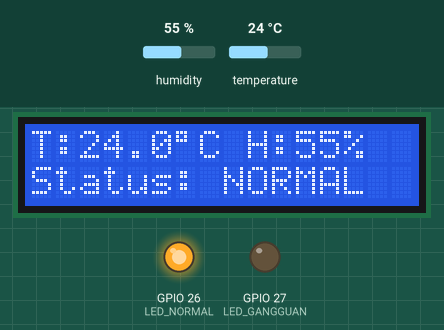
The sketch below on a simulated ESP32. On the bench: 16×2 character LCD, output pins drawn as LEDs (lit = HIGH). Inputs (shaded band) come from the test bench; at power-on: temperature 24 °C, humidity 55 %.

Above: at 2.8 s.
2.9 s: temperature set to 16 °C
At 7.2 s:
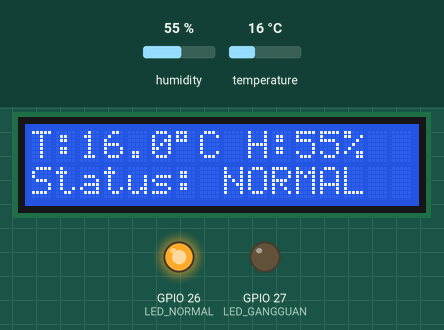
7.7 s: temperature set to 13 °C
At 11.4 s:
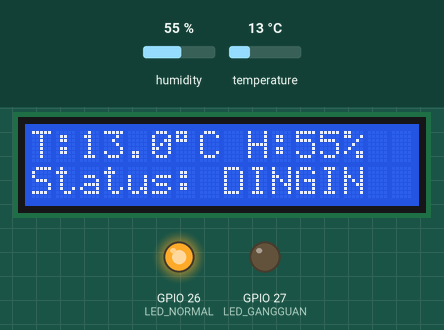
12.5 s: temperature set to 28 °C
At 14.4 s:
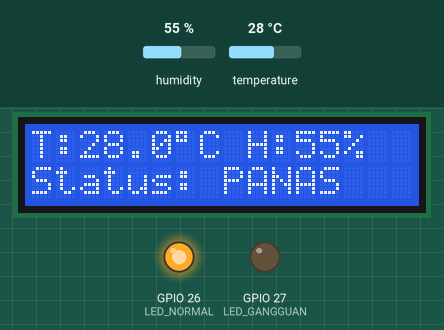
17.3 s: humidity set to 22 %
At 18.7 s:
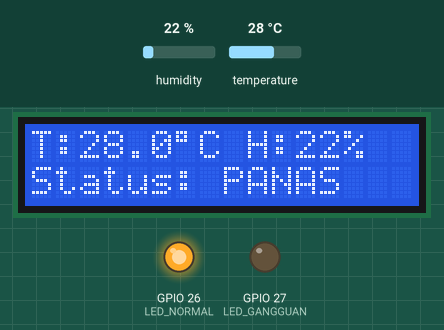
Timing chart, 0 to 20.3 s (numbered marks = the images above; inputs shaded):
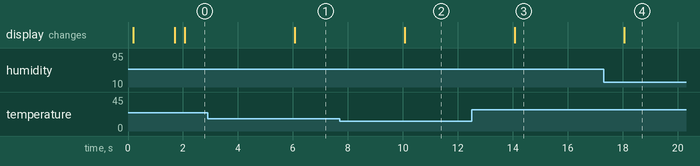

The sketch:

sensorbuaru.ino
```cpp
// =====================================================
// ESP32 1: SENSOR + LCD + UART + ANOMALI OUTPUT
// =====================================================

#include <Wire.h>
#include <LiquidCrystal_I2C.h>
#include <DHT.h>

// =====================================================
// PIN CONFIG
// =====================================================
#define DHTPIN 18
#define DHTTYPE DHT11

#define SDA_PIN 23
#define SCL_PIN 19

#define LED_NORMAL 26
#define LED_GANGGUAN 27
#define BUZZER 25

// UART
HardwareSerial SerialESP(2);
#define UART_RX 4
#define UART_TX 2
#define UART_BAUD 9600

// =====================================================
// THRESHOLD
// =====================================================
const float BATAS_PANAS = 27.0;
const float BATAS_DINGIN = 15.0;

// =====================================================
// TIMER
// =====================================================
const unsigned long INTERVAL_SENSOR = 300000UL; // 5 menit
const unsigned long INTERVAL_LCD = 2000UL;      // 2 detik

unsigned long lastSensorMillis = 0;
unsigned long lastLCDMillis = 0;

// =====================================================
// OBJECT
// =====================================================
LiquidCrystal_I2C lcd(0x27, 16, 2);
DHT dht(DHTPIN, DHTTYPE);

// =====================================================
// DATA
// =====================================================
float suhu = 0.0;
float hum = 0.0;

enum Kondisi { NORMAL, PANAS, DINGIN };
Kondisi kondisi = NORMAL;

// =====================================================
// KONVERSI STATUS
// =====================================================
String kondisiToString(Kondisi k) {
  if (k == PANAS) return "PANAS";
  if (k == DINGIN) return "DINGIN";
  return "NORMAL";
}

// =====================================================
// SENSOR READ
// =====================================================
bool bacaSensor() {
  suhu = dht.readTemperature();
  hum = dht.readHumidity();

  if (isnan(suhu) || isnan(hum)) return false;
  return true;
}

// =====================================================
// KLASIFIKASI
// =====================================================
void tentukanKondisi() {
  if (suhu > BATAS_PANAS) kondisi = PANAS;
  else if (suhu < BATAS_DINGIN) kondisi = DINGIN;
  else kondisi = NORMAL;
}

// =====================================================
// ALARM
// =====================================================
void kontrolAlarm() {
  if (kondisi != NORMAL) {
    digitalWrite(LED_GANGGUAN, HIGH);
    digitalWrite(LED_NORMAL, LOW);
    tone(BUZZER, 2000);
  } else {
    digitalWrite(LED_GANGGUAN, LOW);
    digitalWrite(LED_NORMAL, HIGH);
    noTone(BUZZER);
  }
}

// =====================================================
// LCD DISPLAY (FIX STABIL - NO FLICKER)
// =====================================================
void tampilLCD() {
  lcd.setCursor(0, 0);
  lcd.print("T:");
  lcd.print(suhu, 1);
  lcd.print((char)223);
  lcd.print("C   ");

  lcd.setCursor(9, 0);
  lcd.print("H:");
  lcd.print(hum, 0);
  lcd.print("% ");

  lcd.setCursor(0, 1);
  lcd.print("Status:");
  lcd.print("        ");
  lcd.setCursor(8, 1);
  lcd.print(kondisiToString(kondisi));
}

// =====================================================
// UART SEND
// =====================================================
void kirimDataSerial() {
  SerialESP.print(suhu, 1);
  SerialESP.print(",");
  SerialESP.print(hum, 0);
  SerialESP.print(",");
  SerialESP.println(kondisiToString(kondisi));

  Serial.print("SEND -> ");
  Serial.print(suhu);
  Serial.print("C ");
  Serial.print(hum);
  Serial.print("% ");
  Serial.println(kondisiToString(kondisi));
}

// =====================================================
// SETUP
// =====================================================
void setup() {
  Serial.begin(115200);
  SerialESP.begin(UART_BAUD, SERIAL_8N1, UART_RX, UART_TX);

  Wire.begin(SDA_PIN, SCL_PIN);
  delay(100);

  lcd.begin();
  lcd.backlight();
  lcd.clear();

  dht.begin();

  pinMode(LED_NORMAL, OUTPUT);
  pinMode(LED_GANGGUAN, OUTPUT);
  pinMode(BUZZER, OUTPUT);

  digitalWrite(LED_NORMAL, HIGH);
  digitalWrite(LED_GANGGUAN, LOW);
  noTone(BUZZER);

  lcd.setCursor(0, 0);
  lcd.print("SYSTEM START");
  lcd.setCursor(0, 1);
  lcd.print("INITIALIZING");

  delay(1500);
  lcd.clear();
}

// =====================================================
// LOOP (FIX AUTO UPDATE + 5 MENIT SEND)
// =====================================================
void loop() {
  unsigned long now = millis();

  // =========================
  // UPDATE LCD SETIAP 2 DETIK
  // =========================
  if (now - lastLCDMillis >= INTERVAL_LCD) {
    lastLCDMillis = now;

    if (bacaSensor()) {
      tentukanKondisi();
      tampilLCD();
    }
  }

  // =========================
  // KIRIM DATA SETIAP 5 MENIT
  // =========================
  if (now - lastSensorMillis >= INTERVAL_SENSOR) {
    lastSensorMillis = now;

    if (bacaSensor()) {
      tentukanKondisi();
      kontrolAlarm();
      kirimDataSerial();
    }
  }
}
```

Measured:
- the behaviour switches between 15 and 14 °C on temperature (found by bisection; images 1 and 2)
- after the input at 2.9 s, the display: changes after 3.2 s (image 1)
- after the input at 7.7 s, the display: changes after 2.4 s (image 2)
- after the input at 12.5 s, the display: changes after 1.6 s (image 3)
- after the input at 17.3 s, the display: changes after 0.76 s (image 4)
